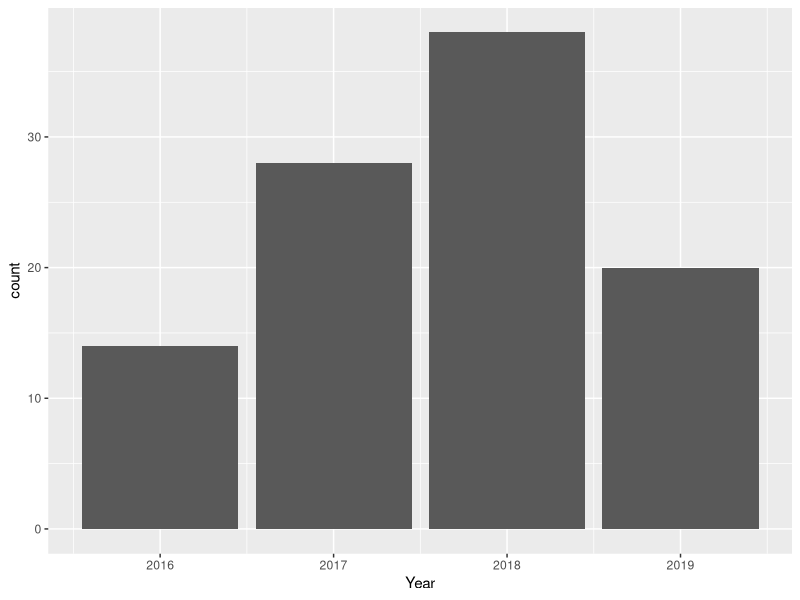

Write the R code that produced this figure.

library(dplyr)
library(tidyverse)
library(lubridate)
library(ggplot2)
ourdata<-read_csv2("assignment2_data.csv")
ourdata

#1
set.seed(2016555014)
newdf<-ourdata[sample(1:nrow(ourdata),100,replace=TRUE), ]
newdf


#2
g_color<-group_by(newdf,Color)%>%
  summarize(color_mean=mean(Sales,na.rm = TRUE))
g_color


#3 
g_region<-group_by(newdf,Region)%>%
  summarize(region_mean=mean(Sales,na.rm = TRUE))
g_region

#4 

max_date<-group_by(newdf,Date)%>%
  summarize(max_sales_date=max(Sales))
max_date
head(max_date[order(-max_date$max_sales_date),],5)


max_color<-newdf%>%group_by(Color)%>%
  summarize(max_sales_color=max(Sales))
max_color
head(max_color[order(-max_color$max_sales_color),],5)


max_region<-group_by(newdf,Region)%>%
  summarize(max_sales_region=max(Sales))
max_region
head(max_region[order(-max_region$max_sales_region),],5)




#5


date_time <- dmy(newdf$Date)
month_Time <- month(date_time, label = TRUE, abbr = TRUE)
month_Sales <- summarize(newdf, month_Time, Sales)
by_month <- group_by(month_Sales, month_Time)
result <- summarize(by_month, Mean_sales = mean(Sales, na.rm = TRUE))
high_sales <- arrange(result, desc(Mean_sales))
head(high_sales)


#6 


Year <- year(date_time)
year_sales<-newdf%>%summarise(Year,Sales)

ggplot(data = year_sales) +
  geom_bar(mapping = aes(x = Year, fill = Sales ))













